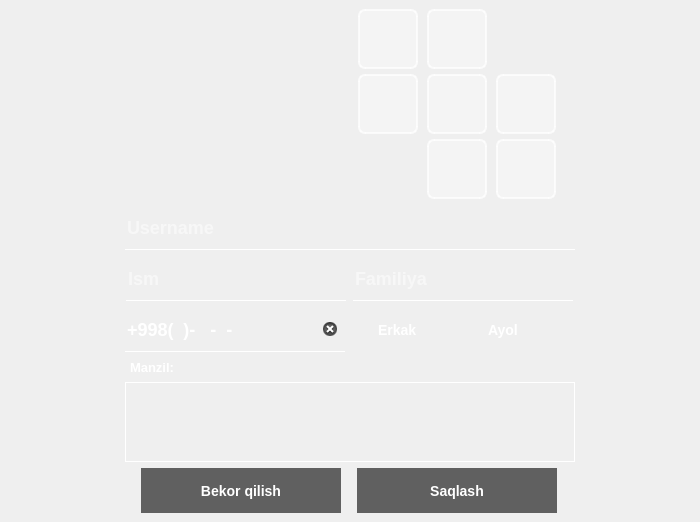
      <widget class="QWidget" name="tab_profil">
       <attribute name="title">
        <string>Profil</string>
       </attribute>
       <layout class="QHBoxLayout" name="horizontalLayout_4">
        <property name="spacing">
         <number>0</number>
        </property>
        <property name="leftMargin">
         <number>0</number>
        </property>
        <property name="topMargin">
         <number>0</number>
        </property>
        <property name="rightMargin">
         <number>0</number>
        </property>
        <property name="bottomMargin">
         <number>0</number>
        </property>
        <item>
         <widget class="QFrame" name="frame_profileInfo">
          <property name="minimumSize">
           <size>
            <width>700</width>
            <height>0</height>
           </size>
          </property>
          <property name="maximumSize">
           <size>
            <width>700</width>
            <height>16777215</height>
           </size>
          </property>
          <property name="layoutDirection">
           <enum>Qt::LeftToRight</enum>
          </property>
          <property name="styleSheet">
           <string notr="true">QWidget{
  font-size: 14px;
  font-weight: 500;
  color: transparent;
  background-clip: text;
  border: none;
}
QLineEdit{
	font-size:18px;;
	color:white;
	border:none;
	background:transparent;
	border-bottom:1px solid white;
}

QLineEdit:hover, QTextEdit:hover{
	background:rgba(0,0,0,0.04);
}
QTextEdit{
	font-size:18px;;
	color:white;
	background:transparent;
	border:1px solid white;
}
QLabel{
color: white;
padding: 2px;
background: transparent;
font-size: 13px;
}
QPushButton{
background:rgba(0, 0, 0,0.6);
border-radius:none;
color: white;
}
QPushButton:hover{
background:rgba(0, 0, 0,0.6)
}</string>
          </property>
          <property name="frameShape">
           <enum>QFrame::StyledPanel</enum>
          </property>
          <property name="frameShadow">
           <enum>QFrame::Raised</enum>
          </property>
          <layout class="QGridLayout" name="gridLayout_6">
           <item row="7" column="0">
            <widget class="QFrame" name="frame_profileCancelSave">
             <property name="sizePolicy">
              <sizepolicy hsizetype="Preferred" vsizetype="Preferred">
               <horstretch>1</horstretch>
               <verstretch>1</verstretch>
              </sizepolicy>
             </property>
             <property name="minimumSize">
              <size>
               <width>351</width>
               <height>45</height>
              </size>
             </property>
             <property name="maximumSize">
              <size>
               <width>450</width>
               <height>51</height>
              </size>
             </property>
             <property name="frameShape">
              <enum>QFrame::StyledPanel</enum>
             </property>
             <property name="frameShadow">
              <enum>QFrame::Raised</enum>
             </property>
             <layout class="QHBoxLayout" name="horizontalLayout_7">
              <property name="spacing">
               <number>0</number>
              </property>
              <property name="leftMargin">
               <number>0</number>
              </property>
              <property name="topMargin">
               <number>0</number>
              </property>
              <property name="rightMargin">
               <number>0</number>
              </property>
              <property name="bottomMargin">
               <number>0</number>
              </property>
              <item>
               <widget class="QPushButton" name="btn_cancelProfile">
                <property name="maximumSize">
                 <size>
                  <width>200</width>
                  <height>51</height>
                 </size>
                </property>
                <property name="styleSheet">
                 <string notr="true">QPushButton:hover{
background: rgba(231,30,21,0.6);
}</string>
                </property>
                <property name="text">
                 <string>Bekor qilish</string>
                </property>
               </widget>
              </item>
              <item>
               <widget class="QPushButton" name="btn_saveProfile">
                <property name="maximumSize">
                 <size>
                  <width>200</width>
                  <height>51</height>
                 </size>
                </property>
                <property name="styleSheet">
                 <string notr="true">QPushButton:hover{
background:rgb(68, 117, 222)
}</string>
                </property>
                <property name="text">
                 <string>Saqlash</string>
                </property>
               </widget>
              </item>
             </layout>
            </widget>
           </item>
           <item row="2" column="0">
            <widget class="QWidget" name="widget_profileFullName" native="true">
             <property name="minimumSize">
              <size>
               <width>450</width>
               <height>0</height>
              </size>
             </property>
             <property name="maximumSize">
              <size>
               <width>450</width>
               <height>45</height>
              </size>
             </property>
             <property name="styleSheet">
              <string notr="true">background: transparent;</string>
             </property>
             <layout class="QHBoxLayout" name="horizontalLayout_6">
              <property name="leftMargin">
               <number>0</number>
              </property>
              <property name="topMargin">
               <number>0</number>
              </property>
              <property name="rightMargin">
               <number>0</number>
              </property>
              <property name="bottomMargin">
               <number>0</number>
              </property>
              <item>
               <widget class="QLineEdit" name="edit_nameProfile">
                <property name="minimumSize">
                 <size>
                  <width>220</width>
                  <height>45</height>
                 </size>
                </property>
                <property name="maximumSize">
                 <size>
                  <width>220</width>
                  <height>51</height>
                 </size>
                </property>
                <property name="text">
                 <string/>
                </property>
                <property name="maxLength">
                 <number>24</number>
                </property>
                <property name="placeholderText">
                 <string>Ism</string>
                </property>
                <property name="clearButtonEnabled">
                 <bool>true</bool>
                </property>
               </widget>
              </item>
              <item>
               <widget class="QLineEdit" name="edit_surnameProfile">
                <property name="minimumSize">
                 <size>
                  <width>220</width>
                  <height>45</height>
                 </size>
                </property>
                <property name="maximumSize">
                 <size>
                  <width>220</width>
                  <height>51</height>
                 </size>
                </property>
                <property name="text">
                 <string/>
                </property>
                <property name="maxLength">
                 <number>24</number>
                </property>
                <property name="frame">
                 <bool>true</bool>
                </property>
                <property name="placeholderText">
                 <string>Familiya</string>
                </property>
                <property name="clearButtonEnabled">
                 <bool>true</bool>
                </property>
               </widget>
              </item>
             </layout>
            </widget>
           </item>
           <item row="5" column="0">
            <widget class="QLabel" name="label_profileAddress">
             <property name="minimumSize">
              <size>
               <width>351</width>
               <height>18</height>
              </size>
             </property>
             <property name="maximumSize">
              <size>
               <width>450</width>
               <height>18</height>
              </size>
             </property>
             <property name="styleSheet">
              <string notr="true"/>
             </property>
             <property name="text">
              <string>Manzil:</string>
             </property>
            </widget>
           </item>
           <item row="6" column="0">
            <widget class="QTextEdit" name="edit_addressProfile">
             <property name="minimumSize">
              <size>
               <width>351</width>
               <height>60</height>
              </size>
             </property>
             <property name="maximumSize">
              <size>
               <width>450</width>
               <height>80</height>
              </size>
             </property>
            </widget>
           </item>
           <item row="4" column="0">
            <widget class="QFrame" name="frame_profilePhoneGender">
             <property name="minimumSize">
              <size>
               <width>0</width>
               <height>45</height>
              </size>
             </property>
             <property name="maximumSize">
              <size>
               <width>450</width>
               <height>51</height>
              </size>
             </property>
             <property name="styleSheet">
              <string notr="true">QRadioButton{
background: transparent;
font-size: 14px;
color: white;
}</string>
             </property>
             <property name="frameShape">
              <enum>QFrame::StyledPanel</enum>
             </property>
             <property name="frameShadow">
              <enum>QFrame::Raised</enum>
             </property>
             <layout class="QHBoxLayout" name="horizontalLayout_8">
              <property name="spacing">
               <number>9</number>
              </property>
              <property name="leftMargin">
               <number>0</number>
              </property>
              <property name="topMargin">
               <number>0</number>
              </property>
              <property name="rightMargin">
               <number>0</number>
              </property>
              <property name="bottomMargin">
               <number>0</number>
              </property>
              <item>
               <widget class="QLineEdit" name="edit_phoneProfile">
                <property name="minimumSize">
                 <size>
                  <width>220</width>
                  <height>45</height>
                 </size>
                </property>
                <property name="maximumSize">
                 <size>
                  <width>220</width>
                  <height>51</height>
                 </size>
                </property>
                <property name="inputMask">
                 <string>+\9\9\8(99)-999-99-99</string>
                </property>
                <property name="text">
                 <string>+998()---</string>
                </property>
                <property name="maxLength">
                 <number>18</number>
                </property>
                <property name="echoMode">
                 <enum>QLineEdit::Normal</enum>
                </property>
                <property name="cursorPosition">
                 <number>18</number>
                </property>
                <property name="placeholderText">
                 <string>Telefon raqam</string>
                </property>
                <property name="clearButtonEnabled">
                 <bool>true</bool>
                </property>
               </widget>
              </item>
              <item>
               <widget class="QFrame" name="frame_profileGender">
                <property name="minimumSize">
                 <size>
                  <width>220</width>
                  <height>45</height>
                 </size>
                </property>
                <property name="maximumSize">
                 <size>
                  <width>220</width>
                  <height>51</height>
                 </size>
                </property>
                <property name="frameShape">
                 <enum>QFrame::StyledPanel</enum>
                </property>
                <property name="frameShadow">
                 <enum>QFrame::Raised</enum>
                </property>
                <layout class="QHBoxLayout" name="horizontalLayout_9">
                 <property name="leftMargin">
                  <number>0</number>
                 </property>
                 <property name="topMargin">
                  <number>0</number>
                 </property>
                 <property name="rightMargin">
                  <number>0</number>
                 </property>
                 <property name="bottomMargin">
                  <number>0</number>
                 </property>
                 <item>
                  <widget class="QRadioButton" name="radio_maleProfile">
                   <property name="minimumSize">
                    <size>
                     <width>100</width>
                     <height>0</height>
                    </size>
                   </property>
                   <property name="maximumSize">
                    <size>
                     <width>100</width>
                     <height>16777215</height>
                    </size>
                   </property>
                   <property name="text">
                    <string>Erkak</string>
                   </property>
                  </widget>
                 </item>
                 <item>
                  <widget class="QRadioButton" name="radio_femaleProfile">
                   <property name="minimumSize">
                    <size>
                     <width>100</width>
                     <height>0</height>
                    </size>
                   </property>
                   <property name="maximumSize">
                    <size>
                     <width>100</width>
                     <height>16777215</height>
                    </size>
                   </property>
                   <property name="text">
                    <string>Ayol</string>
                   </property>
                  </widget>
                 </item>
                </layout>
               </widget>
              </item>
             </layout>
            </widget>
           </item>
           <item row="0" column="0">
            <widget class="QFrame" name="frame_profileAvatar">
             <property name="maximumSize">
              <size>
               <width>16777215</width>
               <height>220</height>
              </size>
             </property>
             <property name="styleSheet">
              <string notr="true">QPushButton{
background: rgba(255,255,255,0.3);
border-radius: 7px;
border: 2px solid rgba(255,255,255,0.7);
/*rgb(68, 117, 222)*/
}
QPushButton:hover{
background: rgba(255,255,255,0.5);
}</string>
             </property>
             <property name="frameShape">
              <enum>QFrame::StyledPanel</enum>
             </property>
             <property name="frameShadow">
              <enum>QFrame::Raised</enum>
             </property>
             <layout class="QGridLayout" name="gridLayout_2">
              <property name="leftMargin">
               <number>10</number>
              </property>
              <property name="topMargin">
               <number>0</number>
              </property>
              <property name="rightMargin">
               <number>10</number>
              </property>
              <property name="bottomMargin">
               <number>0</number>
              </property>
              <property name="horizontalSpacing">
               <number>0</number>
              </property>
              <property name="verticalSpacing">
               <number>5</number>
              </property>
              <item row="0" column="0" rowspan="3">
               <widget class="QLabel" name="avatarProfile">
                <property name="minimumSize">
                 <size>
                  <width>205</width>
                  <height>0</height>
                 </size>
                </property>
                <property name="maximumSize">
                 <size>
                  <width>205</width>
                  <height>205</height>
                 </size>
                </property>
                <property name="styleSheet">
                 <string notr="true">background: transparent;</string>
                </property>
                <property name="text">
                 <string/>
                </property>
                <property name="alignment">
                 <set>Qt::AlignCenter</set>
                </property>
                <property name="wordWrap">
                 <bool>false</bool>
                </property>
                <property name="openExternalLinks">
                 <bool>false</bool>
                </property>
               </widget>
              </item>
              <item row="1" column="1">
               <widget class="QPushButton" name="btn_previousAvatarProfile">
                <property name="minimumSize">
                 <size>
                  <width>60</width>
                  <height>60</height>
                 </size>
                </property>
                <property name="maximumSize">
                 <size>
                  <width>60</width>
                  <height>60</height>
                 </size>
                </property>
                <property name="toolTip">
                 <string>Oldingi shavlon avatar</string>
                </property>
                <property name="text">
                 <string/>
                </property>
                <property name="icon">
                 <iconset resource="../images.qrc">
                  <normaloff>:/images/img/icon/previous .png</normaloff>:/images/img/icon/previous .png</iconset>
                </property>
                <property name="iconSize">
                 <size>
                  <width>48</width>
                  <height>48</height>
                 </size>
                </property>
               </widget>
              </item>
              <item row="1" column="2">
               <widget class="QPushButton" name="btn_templateAvatarProfile">
                <property name="minimumSize">
                 <size>
                  <width>0</width>
                  <height>60</height>
                 </size>
                </property>
                <property name="maximumSize">
                 <size>
                  <width>60</width>
                  <height>60</height>
                 </size>
                </property>
                <property name="toolTip">
                 <string>Shablon avatar</string>
                </property>
                <property name="text">
                 <string/>
                </property>
                <property name="icon">
                 <iconset resource="../images.qrc">
                  <normaloff>:/images/img/icon/global.png</normaloff>:/images/img/icon/global.png</iconset>
                </property>
                <property name="iconSize">
                 <size>
                  <width>48</width>
                  <height>48</height>
                 </size>
                </property>
               </widget>
              </item>
              <item row="1" column="3">
               <widget class="QPushButton" name="btn_nextAvatarProfile">
                <property name="minimumSize">
                 <size>
                  <width>60</width>
                  <height>60</height>
                 </size>
                </property>
                <property name="maximumSize">
                 <size>
                  <width>60</width>
                  <height>60</height>
                 </size>
                </property>
                <property name="toolTip">
                 <string>Keyingi shablon avatar</string>
                </property>
                <property name="text">
                 <string/>
                </property>
                <property name="icon">
                 <iconset resource="../images.qrc">
                  <normaloff>:/images/img/icon/next.png</normaloff>:/images/img/icon/next.png</iconset>
                </property>
                <property name="iconSize">
                 <size>
                  <width>48</width>
                  <height>48</height>
                 </size>
                </property>
               </widget>
              </item>
              <item row="0" column="1">
               <widget class="QPushButton" name="btn_addAvatarProfile">
                <property name="minimumSize">
                 <size>
                  <width>60</width>
                  <height>60</height>
                 </size>
                </property>
                <property name="maximumSize">
                 <size>
                  <width>60</width>
                  <height>60</height>
                 </size>
                </property>
                <property name="toolTip">
                 <string>Avatar tanlash</string>
                </property>
                <property name="text">
                 <string/>
                </property>
                <property name="icon">
                 <iconset resource="../images.qrc">
                  <normaloff>:/images/img/icon/edit.png</normaloff>:/images/img/icon/edit.png</iconset>
                </property>
                <property name="iconSize">
                 <size>
                  <width>48</width>
                  <height>48</height>
                 </size>
                </property>
               </widget>
              </item>
              <item row="0" column="2">
               <widget class="QPushButton" name="btn_removeAvatarProfile">
                <property name="minimumSize">
                 <size>
                  <width>60</width>
                  <height>60</height>
                 </size>
                </property>
                <property name="maximumSize">
                 <size>
                  <width>60</width>
                  <height>60</height>
                 </size>
                </property>
                <property name="toolTip">
                 <string>Default avatarni tanlash</string>
                </property>
                <property name="text">
                 <string/>
                </property>
                <property name="icon">
                 <iconset resource="../images.qrc">
                  <normaloff>:/images/img/icon/delete.png</normaloff>:/images/img/icon/delete.png</iconset>
                </property>
                <property name="iconSize">
                 <size>
                  <width>48</width>
                  <height>48</height>
                 </size>
                </property>
               </widget>
              </item>
              <item row="2" column="2">
               <widget class="QPushButton" name="btn_editInfoProfile">
                <property name="minimumSize">
                 <size>
                  <width>60</width>
                  <height>60</height>
                 </size>
                </property>
                <property name="maximumSize">
                 <size>
                  <width>60</width>
                  <height>60</height>
                 </size>
                </property>
                <property name="toolTip">
                 <string>Taxrirlash</string>
                </property>
                <property name="text">
                 <string/>
                </property>
                <property name="icon">
                 <iconset resource="../images.qrc">
                  <normaloff>:/images/img/icon/sign.png</normaloff>:/images/img/icon/sign.png</iconset>
                </property>
                <property name="iconSize">
                 <size>
                  <width>48</width>
                  <height>48</height>
                 </size>
                </property>
               </widget>
              </item>
              <item row="2" column="3">
               <widget class="QPushButton" name="btn_updatepasswordProfile">
                <property name="minimumSize">
                 <size>
                  <width>60</width>
                  <height>60</height>
                 </size>
                </property>
                <property name="maximumSize">
                 <size>
                  <width>60</width>
                  <height>60</height>
                 </size>
                </property>
                <property name="toolTip">
                 <string>Parol almashtirish</string>
                </property>
                <property name="text">
                 <string/>
                </property>
                <property name="icon">
                 <iconset resource="../images.qrc">
                  <normaloff>:/images/img/icon/pencil.png</normaloff>:/images/img/icon/pencil.png</iconset>
                </property>
                <property name="iconSize">
                 <size>
                  <width>48</width>
                  <height>48</height>
                 </size>
                </property>
               </widget>
              </item>
             </layout>
            </widget>
           </item>
           <item row="1" column="0">
            <widget class="QLineEdit" name="edit_usernameProfile">
             <property name="minimumSize">
              <size>
               <width>350</width>
               <height>45</height>
              </size>
             </property>
             <property name="maximumSize">
              <size>
               <width>450</width>
               <height>51</height>
              </size>
             </property>
             <property name="placeholderText">
              <string>Username</string>
             </property>
            </widget>
           </item>
          </layout>
         </widget>
        </item>
       </layout>
      </widget>
